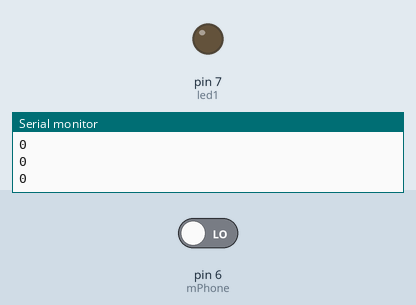
Bench run of a sketch on a simulated Arduino Uno, built with avr-gcc and run on an emulated ATmega328P. Parts: output pins drawn as LEDs (lit = HIGH), the last lines printed to the serial monitor. The test bench sets the inputs (shaded band); at power-on: pin 6 (mPhone) LOW.

Above: at 1.2 s.
1.3 s: pin 6 (mPhone) driven HIGH
At 1.6 s:
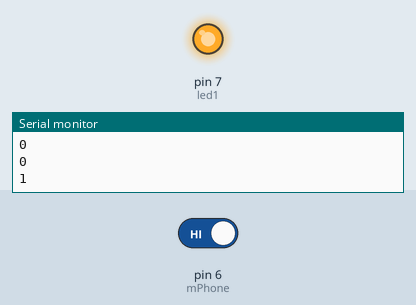
Timing chart, 0 to 4.3 s (numbered marks = the images above; inputs shaded):
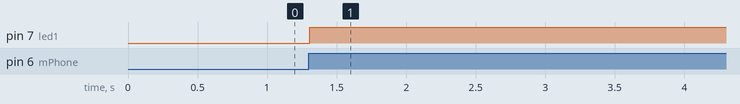

Measured:
- after the input at 1.3 s, pin 7 (led1): LOW → HIGH at once

The sketch:

sound_controlled_led.ino
```cpp
int state = LOW;
int val;
int led1 = 7;
int mPhone = 6;

void setup() {
  // Void setup is ran only once after each powerup or reset of the Arduino board.

  Serial.begin(9600);
  pinMode(led1, OUTPUT);
  pinMode(mPhone, INPUT);
}

void loop() {
  // Void loop is ran over and over and consists of the main program.

  val = digitalRead(mPhone);
  state = digitalRead(led1);
  Serial.println(val);
  if (val == 1) {
    digitalWrite(led1, 1);
    state = val;
    delay(5000);
  }

  if (val == 1 && state == 1) {
    digitalWrite(led1, 0);
    state = 0;
  }
}
```
